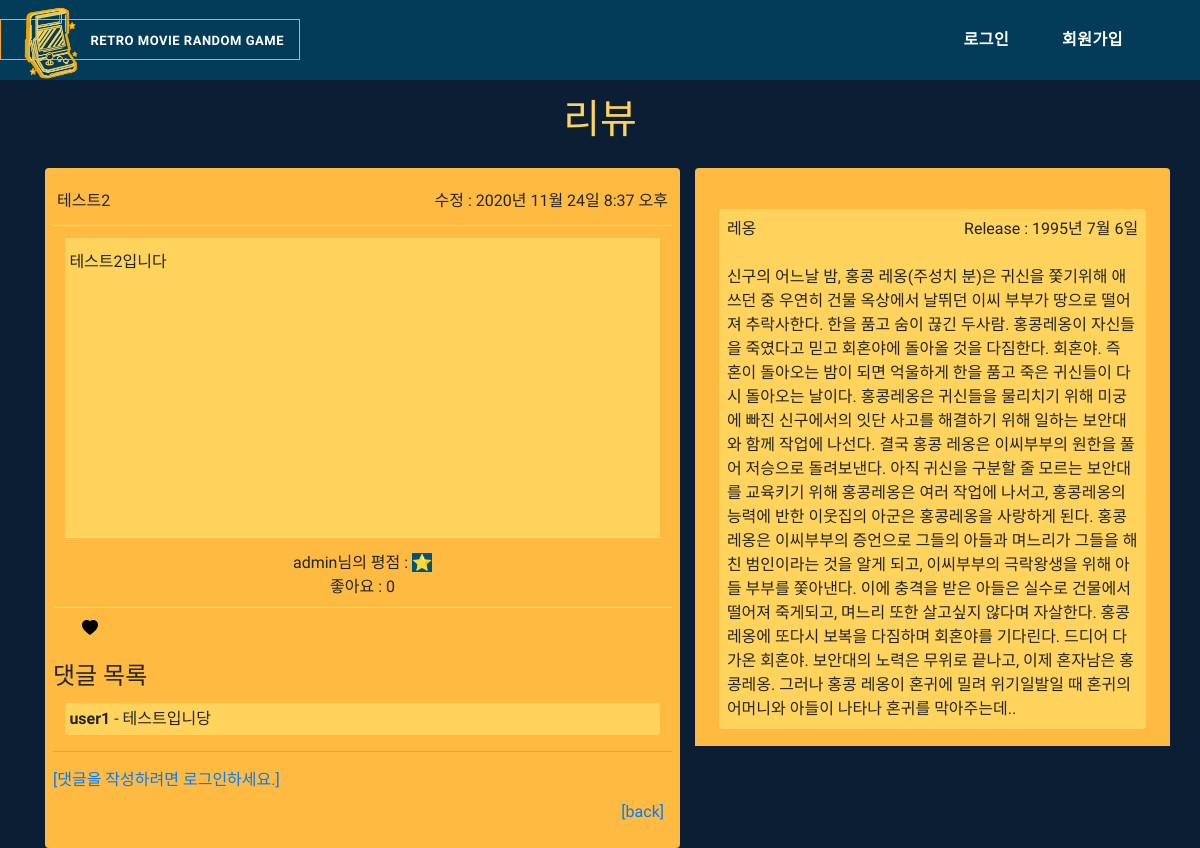
The app's page /articles/2/, older data.
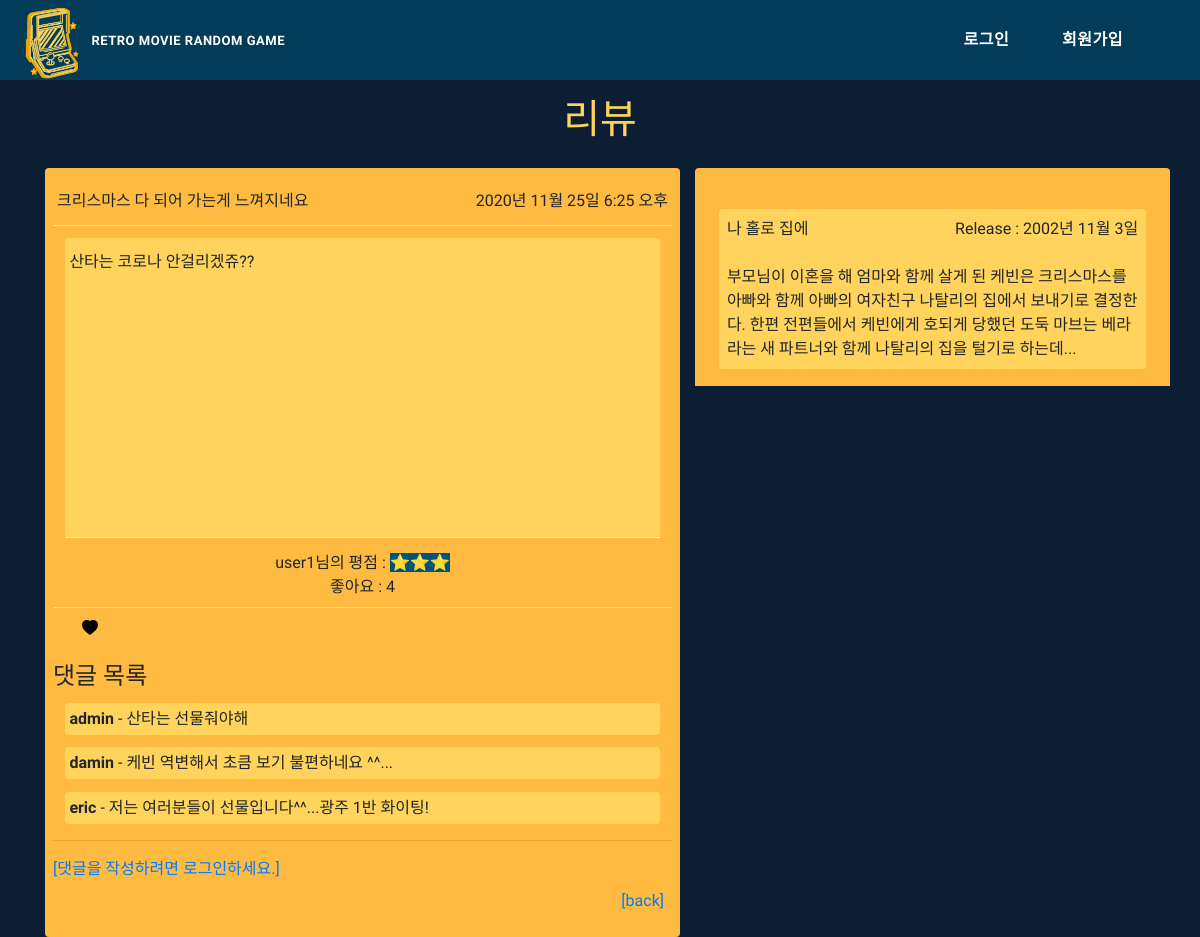
The same page, newer data.
### articles/models.py (models this page shows, shortened)
class Article(models.Model):
    user = models.ForeignKey(settings.AUTH_USER_MODEL, on_delete=models.CASCADE)
    like_user = models.ManyToManyField(settings.AUTH_USER_MODEL, related_name='like_articles')
    movie = models.ForeignKey(game_models.Movie, on_delete=models.CASCADE)
    title = models.CharField(max_length=30)
    content = models.TextField()
    created_at = models.DateTimeField(auto_now_add=True)
    updated_at = models.DateTimeField(auto_now=True)
    rating = models.IntegerField(validators=[MinValueValidator(1), MaxValueValidator(5)])

class Comment(models.Model):
    article = models.ForeignKey(Article, on_delete=models.CASCADE)
    user = models.ForeignKey(settings.AUTH_USER_MODEL, on_delete=models.CASCADE)
    content = models.CharField(max_length=200)
    created_at = models.DateTimeField(auto_now_add=True)
    updated_at = models.DateTimeField(auto_now=True)

### accounts/models.py (models this page shows)
class User(AbstractUser):
    pass

### game/models.py (models this page shows)
class Movie(models.Model):
    title = models.CharField(max_length=100)
    release_date = models.DateField(null=True)
    popularity = models.FloatField(null=True)
    revenue = models.IntegerField(null=True)
    vote_average = models.FloatField(null=True)
    overview = models.TextField(null=True)
    poster_path = models.CharField(null=True,max_length=500)
    genres = models.ManyToManyField(Genre)
    like_user = models.ManyToManyField(settings.AUTH_USER_MODEL, related_name='like_movies')

### articles/views.py (the view)
# urls.py: path('<int:article_pk>/',views.detail,name='detail'),
def detail(request,article_pk):
    article = get_object_or_404(Article,pk=article_pk)
    comments = article.comment_set.all()
    comment_form = CommentForm()
    context={
        'article':article,
        'comment_form': comment_form,
        'comments': comments,
    }
    return render(request,'articles/detail.html',context)

### articles/templates/articles/detail.html (shortened to what this page needs)
{% extends 'base.html' %}
{% load bootstrap4 %}
{% load static %}
  {% block css %}
    <link rel="stylesheet" href="{% static 'stylesheets/articles_detail.css' %}">
  {% endblock %}
{% block content %}
<h1 class="text-center mt-3"> 리뷰 </h1>
<div class="row">
  <div class="col-7">
    <div class="article rounded-top">
      <div class="row justify-content-between m-0 article-header align-items-center p-1">
        <span>
          {{article.title}}
        </span>
        <span>
          {% if article.updated_at != article.created_at %}
          <span>수정 : {{article.updated_at}}</span>
          {% else %}
          <span>{{article.created_at}}</span>
          {% endif %}
        </span>
      </div>
      <div class="article-content p-1">
        <div class="pt-2">
          {{article.content}}
        </div>
      </div>
      <div class="m-0 line pb-2 d-flex flex-column align-items-center">
        <div>
          {{ article.user }}님의 평점 : <span style="background-color:#005479">{% if article.rating == 1 %}⭐
          {%elif article.rating == 2 %}⭐⭐
          {%elif article.rating == 3 %}⭐⭐⭐
          {%elif article.rating == 4 %}⭐⭐⭐⭐
          {% else %}⭐⭐⭐⭐⭐
          {% endif %}</span>
        </div>
        <div>
          좋아요 : <span id="likeCount-{{article.pk}}" class="d-inline">{{ article.like_user.all|length }}</span>
        </div>
      </div>
      <div class="d-flex justify-content-between">
        <div class="pl-3 pr-3">
          <form action="{% url 'articles:like' article.pk %}"method="POST" id="form_like" data-articleId="{{article.pk}}" class="d-inline">
            {% if user in article.like_user.all %}
              <button class="btn btn-link" style="box-shadow: none !important;">
                <svg width="1em" height="1em" viewBox="0 0 16 16" class="bi bi-heart-fill heart-{{article.pk}}" style="color:crimson;" fill="currentColor" xmlns="http://www.w3.org/2000/svg">
                  <path fill-rule="evenodd" d="M8 1.314C12.438-3.248 23.534 4.735 8 15-7.534 4.736 3.562-3.248 8 1.314z"/>
                </svg>
              </button>
            {% else %}
              <button class="btn btn-link" style="box-shadow: none !important;">
                <svg width="1em" height="1em" viewBox="0 0 16 16" class="bi bi-heart-fill heart-{{article.pk}}" style="color:black;" fill="currentColor" xmlns="http://www.w3.org/2000/svg">
                  <path fill-rule="evenodd" d="M8 1.314C12.438-3.248 23.534 4.735 8 15-7.534 4.736 3.562-3.248 8 1.314z"/>
                </svg>
              </button>
            {% endif %}
          </form>
        </div>
      </div>
    </div>
    <div class="comment">
      <h4>댓글 목록</h4>
      {% for comment in comments %}
        <div class="comment-item rounded p-1 d-flex felx-column justify-content-between">
          <div><strong>{{ comment.user }}</strong> - {{ comment.content }}</div>
        </div>
      {% empty %}
        <p><b>댓글이 없어요..</b></p>
      {% endfor %}
      <hr>
      {% if request.user.is_authenticated %}
        <form action="{% url 'articles:create_comment' article.pk %}" method="POST">
          {% csrf_token %}
          {{ comment_form }}
          {% comment %} <input type="submit" class="submit-btn"> {% endcomment %}
        </form>
      {% else %}
      <a href="{% url 'accounts:login' %}">[댓글을 작성하려면 로그인하세요.]</a>
      {% endif %}
    </div>
    <div class="article-footer rounded-bottom">
      <div class="d-flex justify-content-end">
        <div class="pl-3 pr-3">
          <a href="{% url 'articles:index' %}">[back]</a>
        </div>
      </div>
    </div>
  </div>
  <div class="col-5 article rounded-top ">
    <div class="d-flex justify-content-center ">
      <div class="col-7">
      </div>
    </div>
    <div class="movie-content p-2 rounded">
      <div class="d-flex justify-content-between">
        <div>{{article.movie.title}}</div>
        <div>Release : {{article.movie.release_date}}</div>
      </div>
      <br>
      <div>{{article.movie.overview}}</div>
    </div>
  </div>
</div>
{% endblock content %}

Row changes from the older to the newer data that the page shows:
no longer on this page (row edited): Comment: user "user1", content "테스트입니당"
changed Article: title "테스트2" → "크리스마스 다 되어 가는게 느껴지네요"; created_at (not shown) → "2020년 11월 25일 6:25 오후"; content "테스트2입니다" → "산타는 코로나 안걸리겠쥬??"; user "admin" → "user1"; like_user.all|length "0" → "4"; movie "레옹" → "나 홀로 집에"; movie.release_date "1995년 7월 6일" → "2002년 11월 3일"; movie.overview "신구의 어느날 밤, 홍콩 레옹(주성치 분)은 귀신을 쫓기위해 애쓰던 중 우연히 건물 옥상에서 날뛰던 이씨 부부가 땅으로 떨어져 추락사한다. 한을 품고 숨이 끊긴 두사람. 홍콩레옹이 자신들을 죽였다고 믿고 회혼야에 돌아올 것을 다짐한다. 회혼야. 즉 혼이 돌아오는 밤이 되면 억울하게 한을 품고 죽은 귀신들이 다시 돌아오는 날이다. 홍콩레옹은 귀신들을 물리치기 위해 미궁에 빠진 신구에서의 잇단 사고를 해결하기 위해 일하는 보안대와 함께 작업에 나선다. 결국 홍콩 레옹은 이씨부부의 원한을 풀어 저승으로 돌려보낸다. 아직 귀신을 구분할 줄 모르는 보안대를 교육키기 위해 홍콩레옹은 여러 작업에 나서고, 홍콩레옹의 능력에 반한 이웃집의 아군은 홍콩레옹을 사랑하게 된다. 홍콩 레옹은 이씨부부의 증언으로 그들의 아들과 며느리가 그들을 해친 범인이라는 것을 알게 되고, 이씨부부의 극락왕생을 위해 아들 부부를 쫓아낸다. 이에 충격을 받은 아들은 실수로 건물에서 떨어져 죽게되고, 며느리 또한 살고싶지 않다며 자살한다. 홍콩레옹에 또다시 보복을 다짐하며 회혼야를 기다린다. 드디어 다가온 회혼야. 보안대의 노력은 무위로 끝나고, 이제 혼자남은 홍콩레옹. 그러나 홍콩 레옹이 혼귀에 밀려 위기일발일 때 혼귀의 어머니와 아들이 나타나 혼귀를 막아주는데.." → "부모님이 이혼을 해 엄마와 함께 살게 된 케빈은 크리스마스를 아빠와 함께 아빠의 여자친구 나탈리의 집에서 보내기로 결정한다. 한편 전편들에서 케빈에게 호되게 당했던 도둑 마브는 베라라는 새 파트너와 함께 나탈리의 집을 털기로 하는데..."; updated_at "2020년 11월 24일 8:37 오후" → (not shown)
now on this page (row edited): Comment: user "admin", content "산타는 선물줘야해"
now on this page (row edited): Comment: user "damin", content "케빈 역변해서 초큼 보기 불편하네요 ^^..."
added Comment: user "eric", content "저는 여러분들이 선물입니다^^...광주 1반 화이팅!"
Text that changed along with them:
text no longer shown: "수정 : ⭐"
